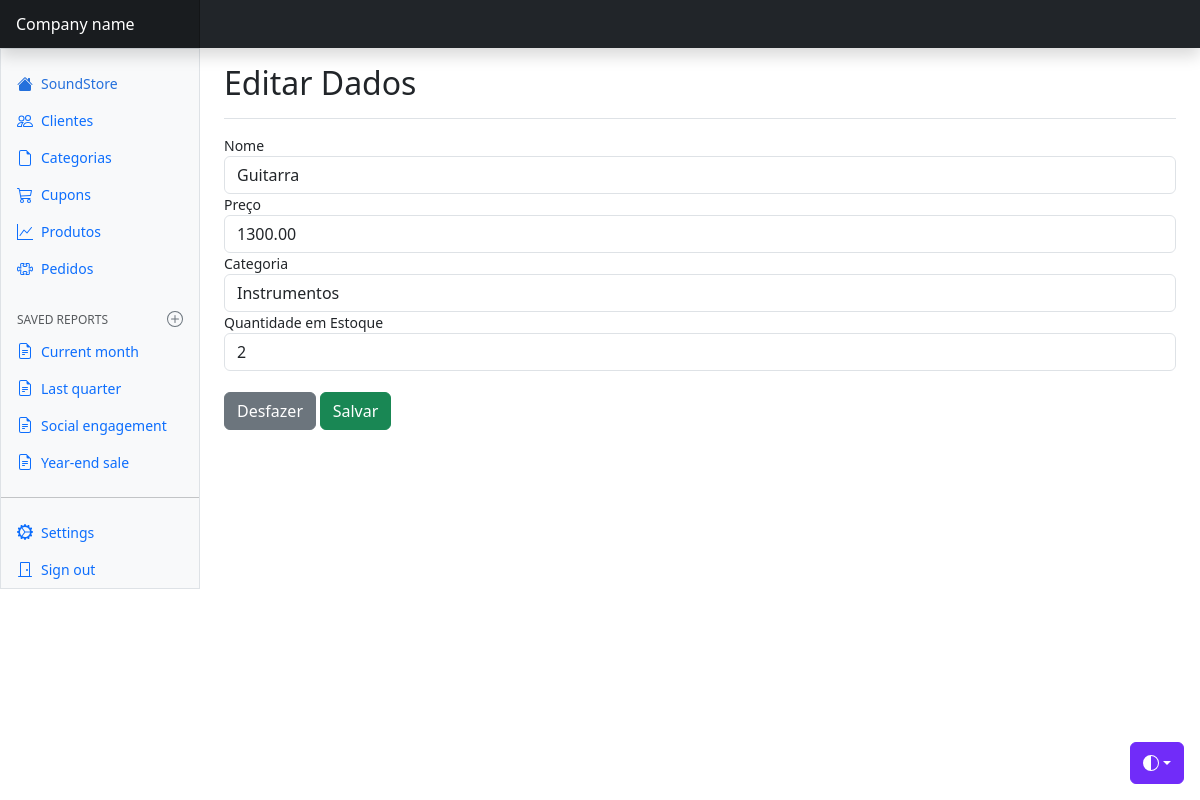
/views/produtos/edit.php?id=22, run on the app's committed database.
### tables this page shows
CREATE TABLE `produtos` (
  `id` int(11) NOT NULL,
  `id_categoria` int(11) DEFAULT NULL,
  `nome` varchar(100) DEFAULT NULL,
  `preco` decimal(10,2) DEFAULT NULL,
  `estoque` int(11) DEFAULT NULL
);

### config/BD.php (called while the page is built)
<?php
    class BD {
        public static function getConexao() {
            $conn = new PDO(
                "mysql:host=localhost;dbname=soundstore_bd",
                "root",
                ""
            );
            return $conn;
        }
    }

### model/dao/ProdutosDAO.php (called while the page is built, shortened)
<?php
    class ProdutosDAO {
        public function find($id) {
            try {
                $query = BD::getConexao()->prepare(
                    "SELECT * FROM produtos WHERE id = :i"
                );
                $query->bindValue(':i', $id, PDO::PARAM_INT);
                if(!$query->execute()) {
                    print_r($query->errorInfo());
                }
                if($linha = $query->fetch(PDO::FETCH_ASSOC)) {
                    $produtos = new Produtos();
                    $produtos->setId($linha['id']);
                    $produtos->setNome($linha['nome']);
                    $produtos->setPreco($linha['preco']);
                    $produtos->setEstoque($linha['estoque']);
                    $daoCategoria = new CategoriaDAO();
                    $categoria = $daoCategoria->find($linha['id_categoria']);
                    $produtos->setCategoria($categoria);
                }
                return $produtos;
            }
            catch(PDOException $e) {
                echo "Erro #3: " . $e->getMessage();
            }
        }
    }

### model/dao/CategoriaDAO.php (called while the page is built, shortened)
<?php
    class CategoriaDAO {
        public function read() {
            try {
                $query = BD::getConexao()->prepare("SELECT * FROM categorias");
                if(!$query->execute()) {
                    print_r($query->errorInfo());
                }
                $listaCategorias = array();
                foreach($query->fetchAll(PDO::FETCH_ASSOC) as $linha) {
                    $categoria = new Categoria();
                    $categoria->setId($linha['id_categoria']);
                    $categoria->setNome($linha['nome']);
                    array_push($listaCategorias, $categoria);
                }
                return $listaCategorias;
            }
            catch(PDOException $e) {
                echo "Erro #2: " . $e->getMessage();
            }
        }
         public function find($id) {
            try {
                $query = BD::getConexao()->prepare(
                    "SELECT * FROM categorias WHERE id_categoria = :i"
                );
                $query->bindValue(':i', $id, PDO::PARAM_INT);
                if(!$query->execute()) {
                    print_r($query->errorInfo());
                }
                if($linha = $query->fetch(PDO::FETCH_ASSOC)) {
                    $categoria = new Categoria();
                    $categoria->setId($linha['id_categoria']);
                    $categoria->setNome($linha['nome']);
                }
                return $categoria;
            }
            catch(PDOException $e) {
                echo "Erro #3: " . $e->getMessage();
            }
        }
    }

### model/bean/Produtos.php (called while the page is built, shortened)
<?php
    class Produtos {
        private $nome;
        private $preco;
        private $estoque;
        private $categoria;
        public function getNome() {
            return $this->nome;
        }
        public function setNome($nome) {
            $this->nome = $nome;
        }
        public function getPreco() {
            return $this->preco;
        }
        public function setPreco($preco) {
            $this->preco = $preco;
        }
        public function getEstoque() {
            return $this->estoque;
        }
        public function setEstoque($estoque) {
            $this->estoque = $estoque;
        }
        public function getCategoria() {
            return $this->categoria;
        }
        public function setCategoria($categoria) {
            $this->categoria = $categoria;
        }
    }

### model/bean/Categoria.php (called while the page is built)
<?php
    class Categoria {
        private $id;
        private $nome;
        public function getId() {
            return $this->id;
        }
        public function setId($id) {
            $this->id = $id;
        }
        public function getNome() {
            return $this->nome;
        }
        public function setNome($nome) {
            $this->nome = $nome;
        }
    }

### views/produtos/edit.php (the view, shortened to what this page needs)
<?php
    $dao = new ProdutosDAO();
    $produtos = $dao->find($_GET['id']);
    $daoCategoria = new CategoriaDAO();
?>
<!doctype html>
<html lang="en" data-bs-theme="auto">
  <head>
    <link href="../../css/bootstrap.min.css" rel="stylesheet" />
    <link href="../../css/dashboard.css" rel="stylesheet" />
  </head>
  <body>
    <div
      class="dropdown position-fixed bottom-0 end-0 mb-3 me-3 bd-mode-toggle"
    >
      <button
        class="btn btn-bd-primary py-2 dropdown-toggle d-flex align-items-center"
        id="bd-theme"
        type="button"
        aria-expanded="false"
        data-bs-toggle="dropdown"
        aria-label="Toggle theme (auto)"
      >
        <svg class="bi my-1 theme-icon-active" aria-hidden="true">
          <use href="#circle-half"></use>
        </svg>
      </button>
    </div>
    <header
      class="navbar sticky-top bg-dark flex-md-nowrap p-0 shadow"
      data-bs-theme="dark"
    >
      <a
        class="navbar-brand col-md-3 col-lg-2 me-0 px-3 fs-6 text-white"
        href="#"
        >Company name</a
      >
    </header>
    <div class="container-fluid">
      <div class="row">
        <div
          class="sidebar border border-right col-md-3 col-lg-2 p-0 bg-body-tertiary"
        >
          <div
            class="offcanvas-md offcanvas-end bg-body-tertiary"
            tabindex="-1"
            id="sidebarMenu"
            aria-labelledby="sidebarMenuLabel"
          >
            <?php include "../menu/navbar.php" ?>
          </div>
        </div>
        <main class="col-md-9 ms-sm-auto col-lg-10 px-md-4">
          <div
            class="d-flex justify-content-between flex-wrap flex-md-nowrap align-items-center pt-3 pb-2 mb-3 border-bottom"
          >
            <h1 class="h2">Editar Dados</h1>
          </div>
          <div class="table-responsive small">
            <form action="update.php" method="post">
                <div class="form-group">
                    <label for="nome">Nome</label>
                    <input type="text" name="nome" value="<?= $produtos->getNome() ?>" class="form-control">
                </div>
                <div class="form-group">
                    <label for="preco">Preço</label>
                    <input type="text" name="preco" value="<?= $produtos->getPreco() ?>" class="form-control">
                </div>
                <div class="form-group">
                  <label for="id_categoria">Categoria</label>
                  <select name="id_categoria" class="form-control">
                    <?php foreach($daoCategoria->read() as $categoria) : ?>
                      <?php if($categoria->getId() == $produtos->getCategoria()->getId()) : ?>
                      <option selected value="<?= $categoria->getId() ?>">
                        <?= $categoria->getNome() ?>
                      </option>
                      <?php else : ?>
                      <option value="<?= $categoria->getId() ?>">
                        <?= $categoria->getNome() ?>
                      </option>
                      <?php endif ?>
                    <?php endforeach ?>
                  </select>
                </div>
                <div class="form-group">
                    <label for="estoque">Quantidade em Estoque</label>
                    <input type="text" name="estoque" value="<?= $produtos->getEstoque() ?>" class="form-control">
                </div>
                <br>
                <div class="form-group">
                    <input type="reset" value="Desfazer" class="btn btn-secondary">
                    <input type="submit" value="Salvar" class="btn btn-success">
                </div>
            </form>
          </div>
        </main>
      </div>
    </div>
  </body>
</html>

### css/dashboard.css (style rules this page uses)
.bi { display: inline-block; width: 1rem; height: 1rem; }
.navbar-brand { padding-top: .75rem; padding-bottom: .75rem; background-color: rgba(0, 0, 0, .25); box-shadow: inset -1px 0 0 rgba(0, 0, 0, .25); }

### views/produtos/edit.php (style rules this page uses)
.bi { vertical-align: -0.125em; fill: currentColor; }
.btn-bd-primary { --bd-violet-bg: #712cf9; --bd-violet-rgb: 112.520718, 44.062154, 249.437846; --bs-btn-font-weight: 600; --bs-btn-color: var(--bs-white); --bs-btn-bg: var(--bd-violet-bg); --bs-btn-border-color: var(--bd-violet-bg); --bs-btn-hover-color: var(--bs-white); --bs-btn-hover-bg: #6528e0; --bs-btn-hover-border-color: #6528e0; --bs-btn-focus-shadow-rgb: var(--bd-violet-rgb); --bs-btn-active-color: var(--bs-btn-hover-color); --bs-btn-active-bg: #5a23c8; --bs-btn-active-border-color: #5a23c8; }
.bd-mode-toggle { z-index: 1500; }
.bd-mode-toggle .bi { width: 1em; height: 1em; }

### data on the page
produtos: nome "Guitarra", preco "1300.00", estoque "2"

### other printed values
form field id_categoria "Instrumentos"
